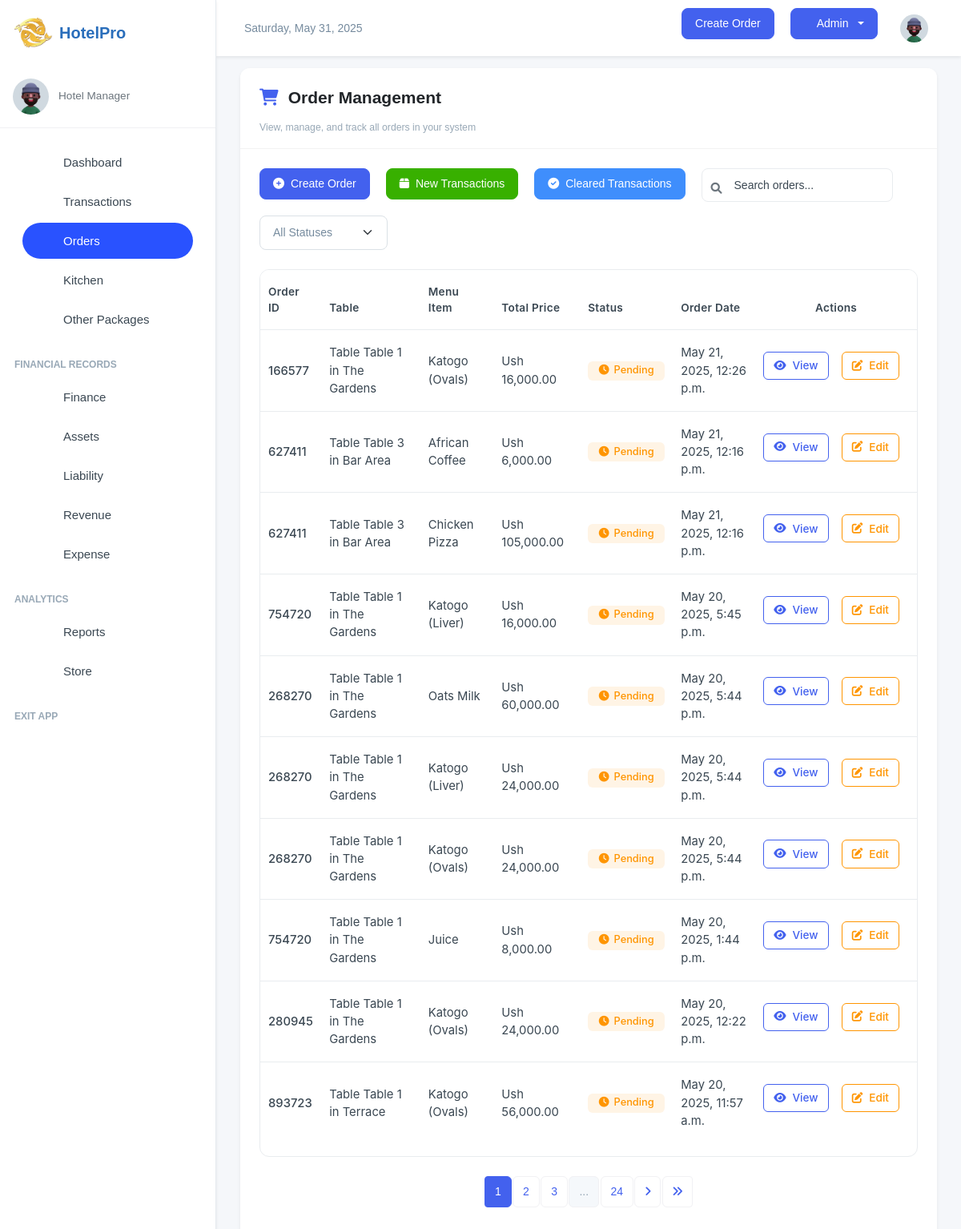
The page /manager/orders/ (signed in) on the database as committed earlier.
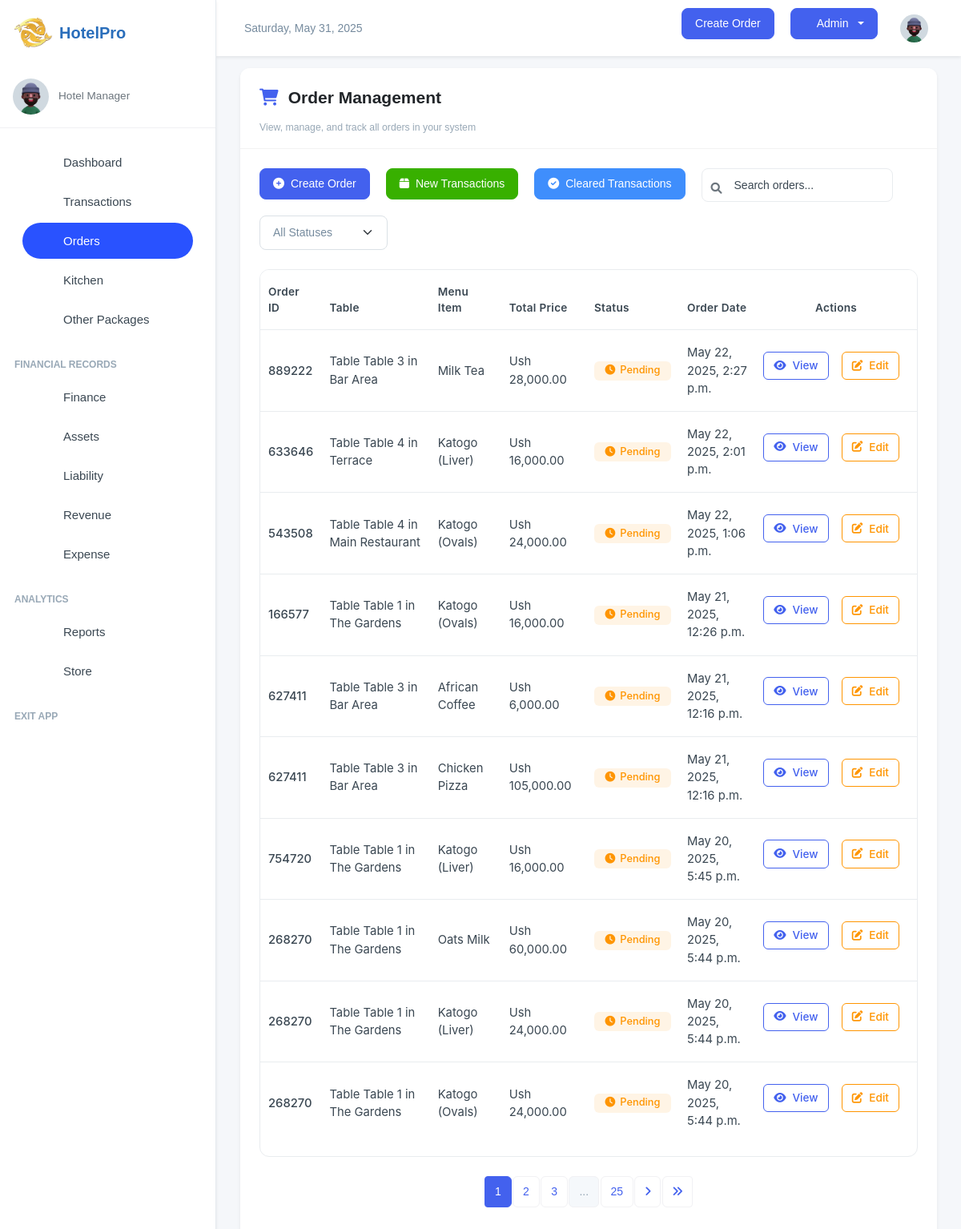
The same page on the database as committed later.
### inventory/models.py (models this page shows, shortened)
class OrderItem(models.Model):
    ORDER_TYPE_CHOICES = [
        ('Dine-In', 'Dine-In'),
        ('Take-Away', 'Take-Away'),
    ]
    SPECIAL_NOTES_CHOICES = [
        ('strongly spiced', 'strongly spiced'),
        ('midly spiced', 'midly spiced'),
       ( 'chips' , 'chips'),
       ('rice','rice'),
        ('posho', 'posho'),
       ( 'rice_posho','rice_posho' ),
        ('chips_rice', 'chips_rice'),
       ( 'rice_posho', 'rice_posho'),
        ('chips_posho', 'chips_posho')
    ]
    order = models.ForeignKey(OrderTransaction, on_delete=models.CASCADE, related_name='order_items')
    menu_item = models.ForeignKey(MenuItem, on_delete=models.CASCADE, null=True, blank=True)
    order_date = models.DateTimeField(auto_now_add=True)
    customer_name = models.CharField(max_length=255, blank=True, null=True, default="FishPoint Customer")
    dining_area = models.ForeignKey(DiningArea, on_delete=models.SET_NULL, null=True, blank=True)
    table = models.ForeignKey(Table, on_delete=models.SET_NULL, null=True, blank=True)
    total_price =  models.DecimalField(max_digits=10, decimal_places=2, default=Decimal('0.00'))
    quantity = models.IntegerField(blank=True, null=True)
    status = models.CharField(
        max_length=50, default='Pending',
        choices=[('Pending', 'Pending'), ('Preparing', 'Preparing'), ('Cooked', 'Completed'), ('Served', 'Served'), ('Cancelled', 'Cancelled')]
    )
    special_notes = models.CharField(
        default="nothing",
        max_length=50, blank=True, null=True,
        choices=SPECIAL_NOTES_CHOICES
        )
    order_type = models.CharField(
        max_length=10,
        choices=ORDER_TYPE_CHOICES,
        default='Dine-In'
    )
    updated = models.DateField(auto_now=True, blank=True, null=True)
    class Meta:
        verbose_name = 'Order Item'
        verbose_name_plural = 'Order Items'
        ordering = ['-order_date']

class OrderTransaction(models.Model):
    pay_mode = (
        ("NO PAYMENT", "NO PAYMENT"),
        ("CASH", "CASH"),
        ("MOMO PAY", "MOMO PAY"),
        ("AIRTEL PAY", "AIRTEL PAY"),
        ("BANK CARD", "BANK CARD"),
    )
    random_id = models.CharField(max_length=6, unique=True, editable=False, default=generate_random_id)
    customer_name = models.CharField(max_length=255, blank=True, null=True, default="FishPoint Customer")
    served_by = models.CharField(
        max_length=255, blank=True, null=True, default="Waitress")
    dining_area = models.ForeignKey(DiningArea, on_delete=models.SET_NULL, null=True, blank=True)
    table = models.ForeignKey(Table, on_delete=models.SET_NULL, null=True, blank=True )
    special_notes = models.TextField(default="Null")
    created = models.DateField(auto_now_add=True, blank=True, null=True)
    payment_mode = models.CharField(default="NO PAYMENT", max_length=50, choices=pay_mode)
    transaction_id = models.CharField(blank=True, null=True, max_length=100)
    created_by = models.ForeignKey(User, on_delete=models.SET_NULL, null=True, blank=True)
    updated = models.DateField(auto_now=True, blank=True, null=True)
    class Meta:
        ordering = ['-created']

class Table(models.Model):
    table_number = models.IntegerField()
    dining_area = models.ForeignKey(DiningArea, on_delete=models.CASCADE, related_name='tables')
    capacity = models.IntegerField()  # Number of seats at the table
    is_available = models.BooleanField(default=True)
    def __str__(self):
        return f"Table {self.table_number} in {self.dining_area.name}"

class DiningArea(models.Model):
    name = models.CharField(max_length=255)
    description = models.TextField(blank=True, null=True)

class MenuItem(models.Model):
    category = models.ForeignKey(Category, on_delete=models.CASCADE, related_name="menu_items")
    name = models.CharField(max_length=100)
    description = models.TextField()
    price = models.DecimalField(max_digits=10, decimal_places=2, default=Decimal('0.00'))
    is_available = models.BooleanField(default=True)
    image_url = models.ImageField(blank=True, null=True, upload_to="menu_items")
    def __str__(self):
        return self.name

### inventory/views.py (the view)
# urls.py: path('orders/', views.orders, name='order_list'),
@login_required(login_url='/user/login/')
def orders(request):
    orders = OrderItem.objects.all().select_related('table', 'dining_area','order').filter(order_date__gte=now() - timedelta(hours=12)).order_by('-order_date')
    orders_list = OrderItem.objects.all().select_related('table', 'dining_area','order')
    paginator = Paginator(orders_list, 10)
    page_number = request.GET.get('page')
    orders_list = paginator.get_page(page_number)
    return render(request, "order_list.html", {"orders": orders, "orders_list":orders_list})

### inventory/templates/order_list.html (shortened to what the changed rows need)
{% extends 'base.html' %}
{% load humanize %}
{% block content %}
<div class="card shadow-sm mb-4">
    <div class="card-body">
        <div class="table-container">
            <div class="table-responsive">
                <table class="table">
                    <thead>
                        <tr>
                            <th>Order ID</th>
                            <th>Table</th>
                            <th>Menu Item</th>
                            <th>Total Price</th>
                            <th>Status</th>
                            <th>Order Date</th>
                            <th class="text-center">Actions</th>
                        </tr>
                    </thead>
                    <tbody>
                        {% for order in orders_list %}
                        <tr>
                            <td><span class="fw-medium">{{ order.order.random_id }}</span></td>
                            <td>Table {{ order.order.table }}</td>
                            <td>{{ order.menu_item }}</td>
                            <td>Ush {{ order.total_price|intcomma }}</td>
                            <td>
                                {% if order.status == 'Completed' %}
                                <span class="badge badge-completed">
                                    <i class="fas fa-check-circle"></i>
                                    {{ order.status }}
                                </span>
                                {% elif order.status == 'Pending' %}
                                <span class="badge badge-pending">
                                    <i class="fas fa-clock"></i>
                                    {{ order.status }}
                                </span>
                                {% elif order.status == 'Processing' %}
                                <span class="badge badge-processing">
                                    <i class="fas fa-spinner fa-spin"></i>
                                    {{ order.status }}
                                </span>
                                {% else %}
                                <span class="badge bg-secondary bg-opacity-10 text-secondary">
                                    {{ order.status }}
                                </span>
                                {% endif %}
                            </td>
                            <td>{{ order.order_date }}</td>
                            <td class="action-cell text-center">
                                <a href="/manager/orders/{{ order.id }}" class="btn btn-sm btn-outline-primary">
                                    <i class="fas fa-eye"></i> View
                                </a>
                                <a href="/manager/order/{{ order.id }}/update-status/" class="btn btn-sm btn-outline-warning">
                                    <i class="fas fa-edit"></i> Edit
                                </a>
                            </td>
                        </tr>
                        {% endfor %}
                    </tbody>
                </table>
            </div>
        </div>
        <nav aria-label="Page navigation" class="mt-4">
            <ul class="pagination justify-content-center">
                {% for page_num in orders_list.paginator.page_range %}
                {% if page_num >= orders_list.number|add:-2 and page_num <= orders_list.number|add:2 %}
                <li class="page-item {% if page_num == orders_list.number %}active{% endif %}">
                    <a class="page-link" href="?page={{ page_num }}">{{ page_num }}</a>
                </li>
                {% elif page_num == 1 or page_num == orders_list.paginator.num_pages %}
                <li class="page-item">
                    <a class="page-link" href="?page={{ page_num }}">{{ page_num }}</a>
                </li>
                {% elif page_num == orders_list.number|add:-3 or page_num == orders_list.number|add:3 %}
                <li class="page-item disabled"><span class="page-link">...</span></li>
                {% endif %}
                {% endfor %}
            </ul>
        </nav>
    </div>
</div>
<link rel="stylesheet" href="https://cdnjs.cloudflare.com/ajax/libs/font-awesome/6.0.0/css/all.min.css">
{% endblock content %}

Rows that differ between the two databases and show on the page:
no longer on this page (row unchanged): OrderItem: order.random_id "754720", order.table "Table 1 in The Gardens", menu_item "Juice", total_price "8,000.00", status "Pending", order_date "May 20, 2025, 1:44 p.m."
no longer on this page (row unchanged): OrderItem: order.random_id "280945", order.table "Table 1 in The Gardens", menu_item "Katogo (Ovals)", total_price "24,000.00", status "Pending", order_date "May 20, 2025, 12:22 p.m."
no longer on this page (row unchanged): OrderItem: order.random_id "893723", order.table "Table 1 in Terrace", menu_item "Katogo (Ovals)", total_price "56,000.00", status "Pending", order_date "May 20, 2025, 11:57 a.m."
added OrderItem: order.random_id "889222", order.table "Table 3 in Bar Area", menu_item "Milk Tea", total_price "28,000.00", status "Pending", order_date "May 22, 2025, 2:27 p.m."
added OrderItem: order.random_id "633646", order.table "Table 4 in Terrace", menu_item "Katogo (Liver)", total_price "16,000.00", status "Pending", order_date "May 22, 2025, 2:01 p.m."
added OrderItem: order.random_id "543508", order.table "Table 4 in Main Restaurant", menu_item "Katogo (Ovals)", total_price "24,000.00", status "Pending", order_date "May 22, 2025, 1:06 p.m."
Other text that changed with them:
new list line: "25"
list line gone: "24"
